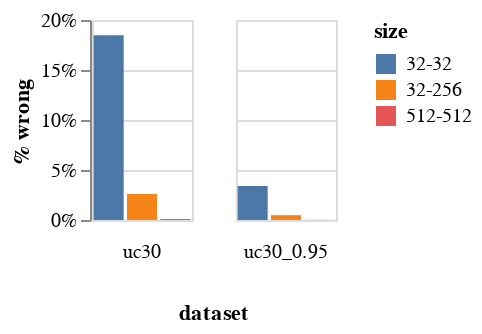

Write notebook code for a chart like this one.
### Markdown cell above
Overall Uniclust30 Error Rate

### Code cell
c = alt.Chart(agg_data).mark_bar().encode(
    x = alt.X("size", axis = None, sort = ["32-32", "32-256", "512-512"]),
    y = alt.Y("% wrong", axis = alt.Axis(format = "%")),
    column = alt.Column("dataset", header = alt.Header(orient = "bottom")),
    color = alt.Color("size", sort = ["32-32", "32-256", "512-512"])
).properties(
    width = 50,
    height = 100
)
save(c, "uniclust30_overall_accuracy.pdf")
c

### Figure 1 — Vega-Lite specification as saved in the notebook (floating-point values rounded to 4 significant figures)
{"config": {"view": {"continuousWidth": 400, "continuousHeight": 300}}, "data": {"name": "data-2e8cf7babb7d9b2a8f41dab451f8de73"}, "mark": "bar", "encoding": {"color": {"type": "nominal", "field": "size", "sort": ["32-32", "32-256", "512-512"]}, "column": {"type": "nominal", "field": "dataset", "header": {"orient": "bottom"}}, "x": {"type": "nominal", "axis": null, "field": "size", "sort": ["32-32", "32-256", "512-512"]}, "y": {"type": "quantitative", "axis": {"format": "%"}, "field": "% wrong"}}, "height": 100, "width": 50, "$schema": "https://vega.github.io/schema/vega-lite/v4.8.1.json", "datasets": {"data-2e8cf7babb7d9b2a8f41dab451f8de73": [{"dataset": "uc30", "size": "32-256", "count": 7000, "wrong": 182, "% wrong": 0.026}, {"dataset": "uc30", "size": "32-32", "count": 7000, "wrong": 1294, "% wrong": 0.1849}, {"dataset": "uc30", "size": "512-512", "count": 7000, "wrong": 7, "% wrong": 0.001}, {"dataset": "uc30_0.95", "size": "32-256", "count": 7000, "wrong": 34, "% wrong": 0.004857}, {"dataset": "uc30_0.95", "size": "32-32", "count": 7000, "wrong": 238, "% wrong": 0.034}, {"dataset": "uc30_0.95", "size": "512-512", "count": 7000, "wrong": 1, "% wrong": 0.0001429}]}}
